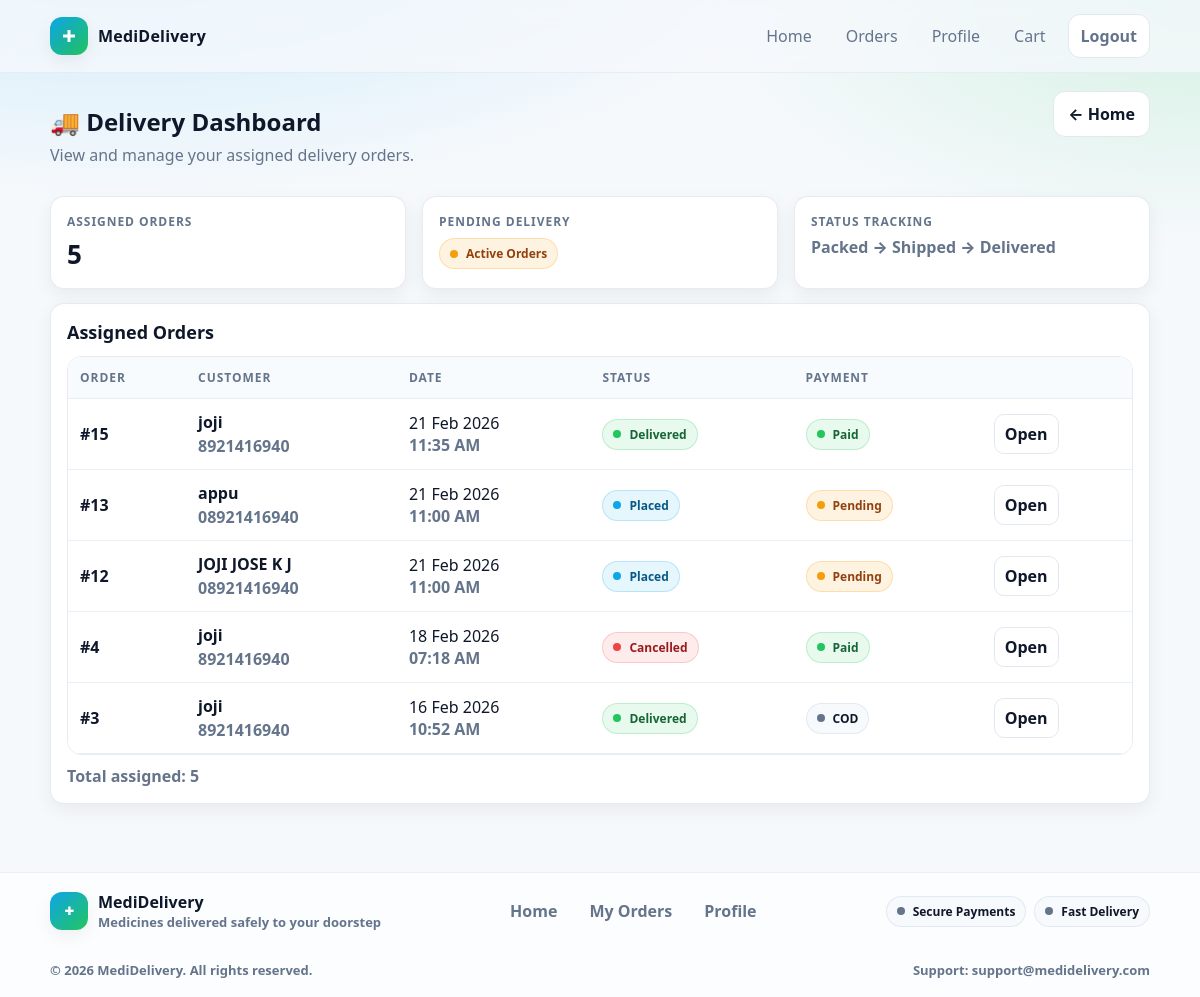
Page /delivery/ (signed in) on the committed database.
### core/models.py (models this page shows, shortened)
class Order(models.Model):
    STATUS_CHOICES = [
        ("placed", "Placed"),
        ("packed", "Packed"),
        ("shipped", "Shipped"),
        ("delivered", "Delivered"),
        ("cancelled", "Cancelled"),
    ]
    user = models.ForeignKey(User, on_delete=models.CASCADE)
    full_name = models.CharField(max_length=200)
    phone = models.CharField(max_length=20)
    address = models.TextField()
    status = models.CharField(max_length=20, choices=STATUS_CHOICES, default="placed")
    created_at = models.DateTimeField(auto_now_add=True)
    assigned_delivery = models.ForeignKey(
                        User,
                        on_delete=models.SET_NULL,
                        null=True,
                        blank=True,
                        related_name="assigned_orders"
    )
    PAYMENT_CHOICES = [
        ("cod", "Cash on Delivery"),
        ("razorpay", "Razorpay"),
    ]
    payment_method = models.CharField(max_length=20, choices=PAYMENT_CHOICES, default="cod")
    is_paid = models.BooleanField(default=False)
    razorpay_order_id = models.CharField(max_length=100, blank=True, null=True)
    razorpay_payment_id = models.CharField(max_length=100, blank=True, null=True)
    razorpay_signature = models.CharField(max_length=255, blank=True, null=True)

### delivery/utils.py (the view)
    def wrapper(request, *args, **kwargs):
        if not request.user.is_authenticated:
            return redirect("delivery:delivery_login")
        if not hasattr(request.user, "profile") or request.user.profile.role != "delivery":
            messages.error(request, "Delivery access only.")
            return redirect("core:home")
        return view_func(request, *args, **kwargs)

### delivery/utils.py (called while the page is built)
def delivery_required(view_func):
    def wrapper(request, *args, **kwargs):
        if not request.user.is_authenticated:
            return redirect("delivery:delivery_login")
        if not hasattr(request.user, "profile") or request.user.profile.role != "delivery":
            messages.error(request, "Delivery access only.")
            return redirect("core:home")
        return view_func(request, *args, **kwargs)
    return wrapper

### delivery/views.py (called while the page is built)
@delivery_required
def delivery_dashboard(request):
    orders = Order.objects.filter(assigned_delivery=request.user).order_by("-created_at")
    return render(request, "delivery/delivery_dashboard.html", {"orders": orders})

### delivery/templates/delivery/delivery_dashboard.html (shortened to what this page needs)
{% extends "base.html" %}
{% block content %}
<div style="display:flex; align-items:flex-start; justify-content:space-between; gap:12px; flex-wrap:wrap;">
  <div>
    <h1 class="page-title">🚚 Delivery Dashboard</h1>
    <p class="page-subtitle">View and manage your assigned delivery orders.</p>
  </div>
  <div style="display:flex; gap:10px; flex-wrap:wrap;">
    <a class="btn btn-outline" href="{% url 'core:home' %}">← Home</a>
  </div>
</div>
{% if orders %}
  <div class="grid grid-3" style="margin-top:14px;">
    <div class="card">
      <div class="card-body">
        <div class="muted" style="font-weight:900; font-size:12px; letter-spacing:.08em; text-transform:uppercase;">Assigned Orders</div>
        <div style="font-size:26px; font-weight:900; margin-top:6px;">{{ orders|length }}</div>
      </div>
    </div>
    <div class="card">
      <div class="card-body">
        <div class="muted" style="font-weight:900; font-size:12px; letter-spacing:.08em; text-transform:uppercase;">Pending Delivery</div>
        <div style="margin-top:8px;">
          <span class="badge badge-warning"><span class="dot"></span>Active Orders</span>
        </div>
      </div>
    </div>
    <div class="card">
      <div class="card-body">
        <div class="muted" style="font-weight:900; font-size:12px; letter-spacing:.08em; text-transform:uppercase;">Status Tracking</div>
        <div class="muted" style="margin-top:6px; font-weight:800;">Packed → Shipped → Delivered</div>
      </div>
    </div>
  </div>
  <div class="card" style="margin-top:14px;">
    <div class="card-body">
      <h3 class="card-title" style="margin-top:0;">Assigned Orders</h3>
      <div class="table-wrap" style="margin-top:12px;">
        <table>
          <thead>
            <tr>
              <th>Order</th>
              <th>Customer</th>
              <th>Date</th>
              <th>Status</th>
              <th>Payment</th>
              <th></th>
            </tr>
          </thead>
          <tbody>
            {% for o in orders %}
            <tr>
              <td style="font-weight:900;">#{{ o.id }}</td>
              <td style="white-space:normal;">
                <div style="font-weight:900;">{{ o.full_name }}</div>
                <div class="muted" style="font-weight:800; margin-top:2px;">{{ o.phone }}</div>
              </td>
              <td style="white-space:normal;">
                <div>{{ o.created_at|date:"d M Y" }}</div>
                <div class="muted" style="font-weight:800;">{{ o.created_at|date:"h:i A" }}</div>
              </td>
              <td>
                {% if o.status == "placed" %}
                  <span class="badge badge-info"><span class="dot"></span>Placed</span>
                {% elif o.status == "packed" %}
                  <span class="badge badge-warning"><span class="dot"></span>Packed</span>
                {% elif o.status == "shipped" %}
                  <span class="badge badge-info"><span class="dot"></span>Shipped</span>
                {% elif o.status == "delivered" %}
                  <span class="badge badge-success"><span class="dot"></span>Delivered</span>
                {% elif o.status == "cancelled" %}
                  <span class="badge badge-danger"><span class="dot"></span>Cancelled</span>
                {% else %}
                  <span class="badge"><span class="dot"></span>{{ o.status|title }}</span>
                {% endif %}
              </td>
              <td>
                {% if o.payment_method == "razorpay" %}
                  {% if o.is_paid %}
                    <span class="badge badge-success"><span class="dot"></span>Paid</span>
                  {% else %}
                    <span class="badge badge-warning"><span class="dot"></span>Pending</span>
                  {% endif %}
                {% else %}
                  {% if o.is_paid %}
                    <span class="badge badge-success"><span class="dot"></span>COD Paid</span>
                  {% else %}
                    <span class="badge"><span class="dot"></span>COD</span>
                  {% endif %}
                {% endif %}
              </td>
              <td>
                <a class="btn btn-outline btn-sm" href="{% url 'delivery:delivery_order_detail' o.id %}">
                  Open
                </a>
              </td>
            </tr>
            {% endfor %}
          </tbody>
        </table>
      </div>
      <div class="muted" style="margin-top:10px; font-weight:800;">
        Total assigned: {{ orders|length }}
      </div>
    </div>
  </div>
{% endif %}
{% endblock %}

### core/static/core/css/style.css (style rules this page uses)
:root { --bg: #f6f9fc; --card: #ffffff; --text: #0f172a; --muted: #64748b; --primary: #0ea5e9; --primary-600:#0284c7; --success:#22c55e; --warning:#f59e0b; --danger:#ef4444; --border:#e2e8f0; --ring: rgba(14,165,233,.25); --radius: 14px; --shadow: 0 10px 30px rgba(2,6,23,.08); --shadow-sm: 0 6px 18px rgba(2,6,23,.06); --font: ui-sans-serif, system-ui, -apple-system, Segoe UI, Roboto, "Helvetica Neue", Arial; }
* { box-sizing:border-box; }
html,body { height:100%; }
body { margin:0; font-family: var(--font); background: radial-gradient(1200px 500px at 10% -10%, rgba(14,165,233,.20), transparent 60%), radial-gradient(900px 450px at 100% 0%, rgba(34,197,94,.16), transparent 55%), var(--bg); color: var(--text); }
a { color: inherit; text-decoration:none; }
.grid { display:grid; gap:16px; }
.grid-3 { grid-template-columns: repeat(3, minmax(0,1fr)); }
.card { background: var(--card); border: 1px solid rgba(226,232,240,.8); border-radius: var(--radius); box-shadow: var(--shadow-sm); }
.card-body { padding: 16px; }
.card-title { margin:0; font-size: 18px; font-weight: 800; }
.muted { color: var(--muted); }
.btn { display:inline-flex; align-items:center; justify-content:center; gap:8px; padding: 11px 14px; border-radius: 12px; border: 1px solid transparent; font-weight: 700; cursor:pointer; transition: .15s ease; user-select:none; }
.btn-outline { background:#fff; border-color: var(--border); color: var(--text); }
.btn-sm { padding: 8px 10px; border-radius: 10px; font-weight: 700; }
.table-wrap { overflow:auto; border-radius: var(--radius); border:1px solid rgba(226,232,240,.85); }
table { width:100%; border-collapse: collapse; background:#fff; }
th, td { padding: 12px 12px; border-bottom: 1px solid rgba(226,232,240,.7); text-align:left; white-space: nowrap; }
th { font-size: 12px; text-transform: uppercase; letter-spacing: .08em; color: var(--muted); background: rgba(246,249,252,.7); }
.badge { display:inline-flex; align-items:center; gap:8px; padding: 6px 10px; border-radius: 999px; font-weight: 800; font-size: 12px; border: 1px solid rgba(226,232,240,.9); background: rgba(246,249,252,.8); }
.badge .dot { width:8px; height:8px; border-radius:999px; background: var(--muted); }
.badge-success { color:#166534; background: rgba(34,197,94,.10); border-color: rgba(34,197,94,.22); }
.badge-success .dot { background: var(--success); }
.badge-warning { color:#92400e; background: rgba(245,158,11,.12); border-color: rgba(245,158,11,.25); }
.badge-warning .dot { background: var(--warning); }
.badge-danger { color:#991b1b; background: rgba(239,68,68,.10); border-color: rgba(239,68,68,.22); }
.badge-danger .dot { background: var(--danger); }
.badge-info { color:#075985; background: rgba(14,165,233,.10); border-color: rgba(14,165,233,.22); }
.badge-info .dot { background: var(--primary); }
.page-title { font-size: 24px; margin: 14px 0 6px; font-weight: 900; }
.page-subtitle { margin: 0 0 16px; color: var(--muted); }
body { min-height: 100vh; display: flex; flex-direction: column; }
.grid, .grid-2, .grid-3 { min-width: 0; }
.card, .card-body { min-width: 0; }
.table-wrap { width: 100%; overflow-x: auto; -webkit-overflow-scrolling: touch; }
.table-wrap table { min-width: 680px; }
table { min-width: 600px; }
.btn { white-space: nowrap; text-align: center; max-width: 100%; }
.page-title, .page-subtitle, .muted, .card-title { word-break: break-word; }

### rows in the picture
Order: id "15", full_name "joji", phone "8921416940", created_at "21 Feb 2026", created_at "11:35 AM", status "delivered" (drawn), payment_method "razorpay" (drawn)
Order: id "13", full_name "appu", phone "08921416940", created_at "21 Feb 2026", created_at "11:00 AM", status "placed" (drawn), payment_method "razorpay" (drawn)
Order: id "12", full_name "JOJI JOSE K J", phone "08921416940", created_at "21 Feb 2026", created_at "11:00 AM", status "placed" (drawn), payment_method "razorpay" (drawn)
Order: id "4", full_name "joji", phone "8921416940", created_at "18 Feb 2026", created_at "07:18 AM", status "cancelled" (drawn), payment_method "razorpay" (drawn)
Order: id "3", full_name "joji", phone "8921416940", created_at "16 Feb 2026", created_at "10:52 AM", status "delivered" (drawn), payment_method "cod" (drawn)

### other values in the picture
{{ orders|length }} "5"
